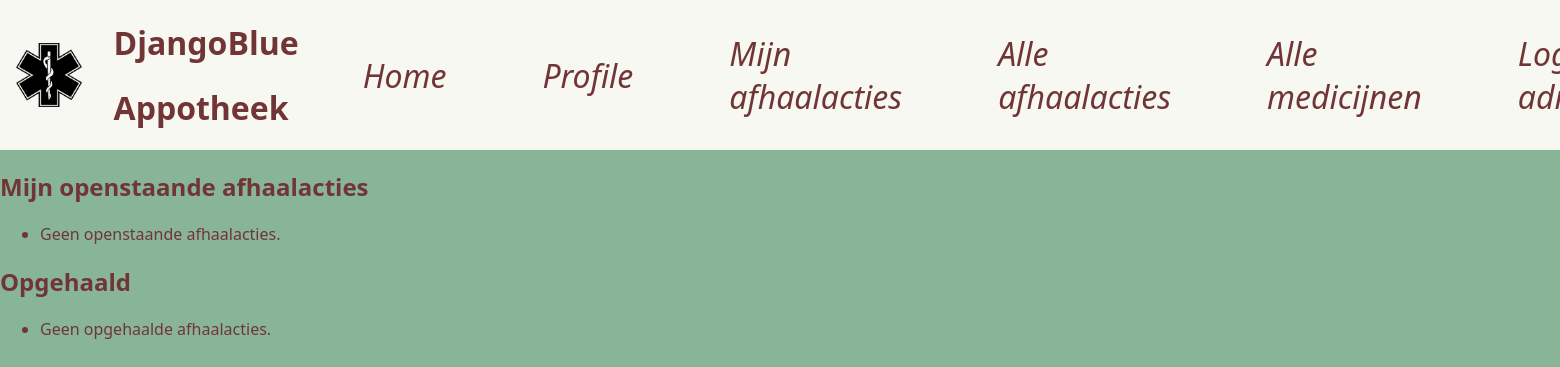
Before: /collections/ (signed in) with the older database file.
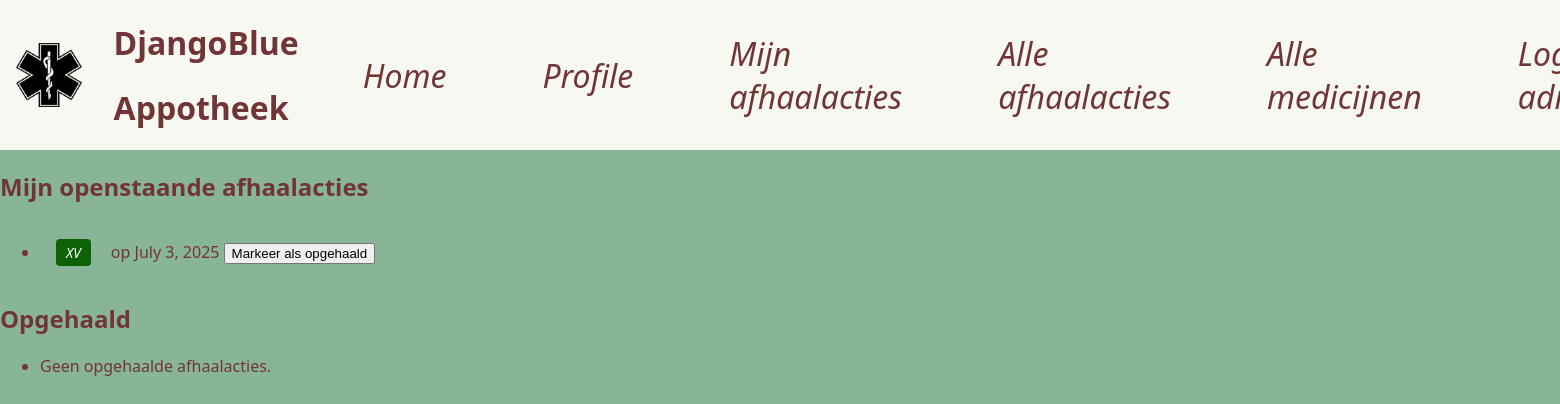
After: the same page with the newer database file.
### base/models.py (models this page shows, shortened)
class Collection(models.Model):
    medicine = models.ForeignKey(Medicine, on_delete=models.CASCADE)
    user = models.ForeignKey(User, on_delete=models.CASCADE)
    date = models.DateField(blank=False,)
    collected = models.BooleanField(default=False)
    collected_approved = models.BooleanField(default=False)
    collected_approved_by = models.ForeignKey(User, on_delete=models.SET_NULL,
                                              related_name='approved_collections', null=True, blank=True)

class Medicine(models.Model):
    name = models.CharField(max_length=100)
    manufacturer = models.CharField(max_length=100)
    cures = models.CharField(max_length=100)
    sideEffects = models.TextField()

### base/views.py (the view)
# urls.py: path('collections/', views.user_collections, name='user_collections'),
@login_required
def user_collections(request):
    openstaande = Collection.objects.filter(user=request.user, collected=False)
    not_yet_collected = Collection.objects.filter(user=request.user, collected=True, collected_approved=False)
    return render(request, "base/user_collections.html", {
        "openstaande": openstaande,
        "not_yet_collected": not_yet_collected,
    })

### base/templates/base/user_collections.html (shortened to what this page needs)
{% extends "base/base.html" %}
{% block content %}
  <h2>Mijn openstaande afhaalacties</h2>
  <ul>
    {% for c in openstaande %}
      <li>
        <a href="{% url 'medicine_detail' c.medicine.pk %}" class = "medicinepickup">{{ c.medicine.name }}</a> op {{ c.date }}
        <form method="POST" action="{% url 'mark_collected' c.pk %}" style="display:inline;">
          <input type="submit" value="Markeer als opgehaald">
        </form>
      </li>
    {% empty %}
      <li>Geen openstaande afhaalacties.</li>
    {% endfor %}
  </ul>
  <h2>Opgehaald</h2>
  <ul>
    {% for c in not_yet_collected %}
      <li>
        <a href="{% url 'medicine_detail' c.medicine.pk %}" class = "medicinepickup">{{ c.medicine.name }}</a> op {{ c.date }}
      </li>
    {% empty %}
      <li>Geen opgehaalde afhaalacties.</li>
    {% endfor %}
  </ul>
{% endblock content %}

Changed rows visible on the page:
added Collection: medicine.name "XV", date "July 3, 2025"
Other visible differences:
text no longer shown: "Geen openstaande afhaalacties."
